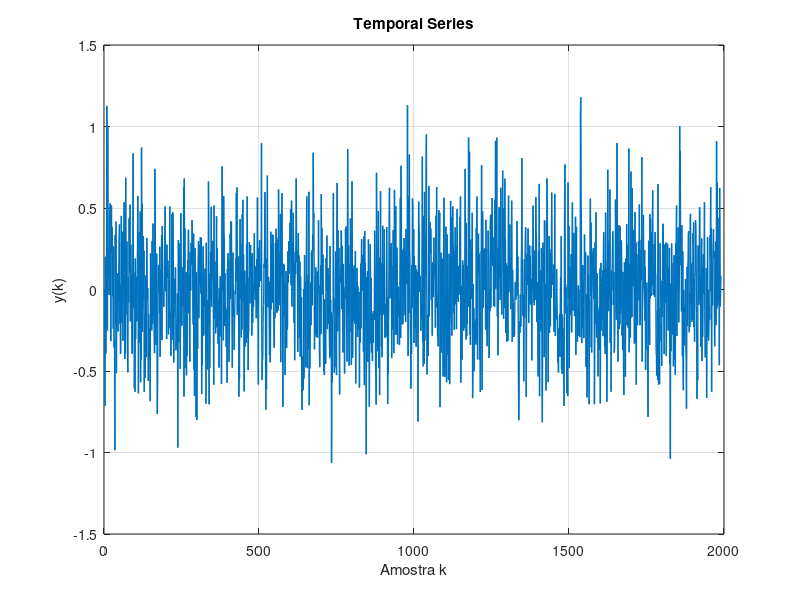
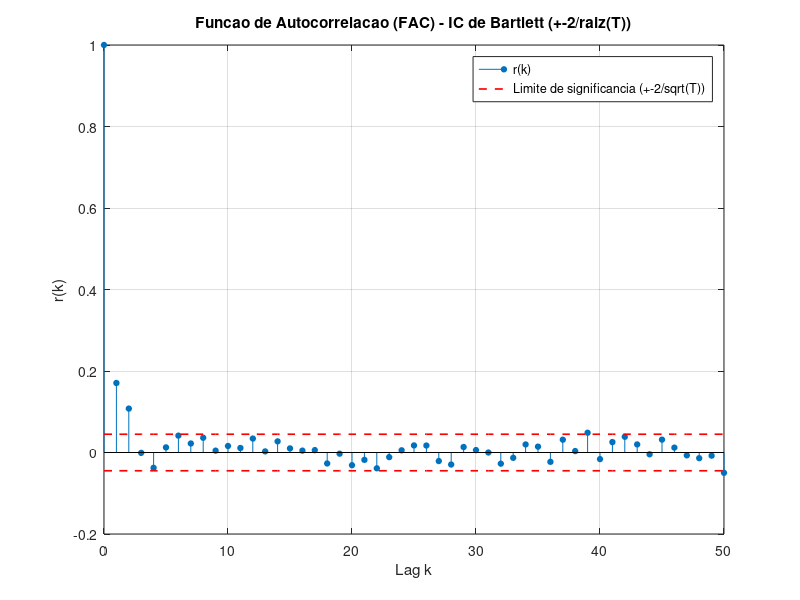

Recreate these plots in MATLAB, in order.
%% ========================================================================
%  Questao 2.1 - Funcao de Autocorrelacao (FAC) da serie temporal y(k)
%
%  Implementa EXATAMENTE a formula das notas de aula do professor
%  (nao usa xcorr()/autocorr(), que normalizam de forma diferente):
%
%      r(k) = [ (1/(n-k-1)) * sum_{t=k+1}^{n} (X_t - Xbar)(X_{t-k} - Xbar) ]
%             / [ sum_{t=k+1}^{n} (X_t - Xbar)^2 ]
%
%  Intervalo de confianca (Teorema de Bartlett, das notas): r(k) e
%  estatisticamente diferente de zero se |r(k)| > 2/sqrt(n).
%
%  Compativel com MATLAB e GNU Octave.
% ========================================================================
clear all; close all; clc;

% =========================================================================
% 1. DETECÇÃO DE AMBIENTE
% =========================================================================
isOctave = exist('OCTAVE_VERSION', 'builtin') ~= 0;
if isOctave
    disp('[Ambiente]: GNU Octave');
    % Carrega o pacote de sistemas de controle
    try pkg load control; catch; end; 
else
    disp('[Ambiente]: MATLAB');
end

%% --- 0) Gerar a serie temporal y(k) para o aluno (I = 5) -----------------
if isOctave
    disp('y gerado manualmente para I=5');
    y = [
    0; 0; -0.7143; 0.2012; 0.0733; -0.3928; -0.1715; 0.0650; 1.1267; 0.9928;
    -0.2525; 1.0007; 0.3126; 0.0780; 0.2547; -0.0341; -0.0257; 0.4662; 0.4905; 0.5283;
    0.2979; -0.3168; 0.2150; 0.5159; 0.2205; 0.3836; 0.2829; -0.0421; 0.1076; -0.2410;
    0.2640; -0.3524; -0.3556; -0.3150; -0.9863; 0.3352; 0.0706; -0.2093; 0.4171; -0.5135;
    -0.0559; -0.1162; 0.0856; 0.0997; -0.2578; -0.0286; -0.0722; 0.1894; 0.3598; 0.3994;
    -0.2092; 0.0302; -0.3949; -0.3896; -0.0674; 0.4519; -0.2027; 0.1273; -0.0721; 0.3546;
    -0.3137; 0.0026; 0.1541; 0.3636; 0.5350; 0.1049; -0.4255; -0.2703; -0.3911; 0.6862;
    -0.1521; 0.2671; -0.0443; 0.2944; -0.2154; -0.4453; -0.5087; 0.0738; -0.0826; -0.0653;
    0.4368; 0.1315; 0.1048; 0.5213; -0.1953; 0.2355; 0.2746; -0.0339; 0.0831; -0.3626;
    -0.3937; -0.0304; 0.1991; 0.8355; -0.1141; 0.1035; -0.0233; -0.6067; -0.2010; -0.6281;
    0.1895; -0.3037; 0.0139; -0.1911; 0.0778; -0.1948; 0.1406; 0.2349; 0.5742; 0.0117;
    -0.6368; -0.3284; 0.3531; -0.3256; 0.2949; 0.0470; 0.4787; -0.5691; -0.0875; -0.4286;
    0.8709; 0.3195; 0.5261; -0.2607; -0.1392; -0.1175; 0.3263; -0.0631; 0.2373; -0.6293;
    -0.1590; -0.3183; -0.5411; 0.0853; 0.0616; 0.0224; -0.4154; 0.3165; 0.1147; -0.0620;
    0.0087; -0.0861; -0.5615; -0.1522; -0.3156; -0.3514; -0.4219; -0.2343; -0.6848; 0.2208;
    0.1409; 0.0225; 0.0006; -0.2508; 0.2971; -0.0291; -0.2091; 0.4045; -0.0446; -0.1638; 
    -0.1122; -0.2903; -0.3907; 0.7404; 0.5715; 0.2038; -0.3391; -0.2940; -0.1078; 0.2199;
    -0.4064; -0.7628; -0.5616; -0.0015; 0.0862; 0.1513; -0.0203; 0.0661; -0.1453; 0.2625;
    -0.4140; 0.1200; -0.2840; -0.1263; 0.1432; 0.3345; -0.3104; 0.3899; 0.2271; 0.0272;
    -0.0439; -0.0714; -0.1059; -0.0081; 0.0084; 0.2615; 0.5096; 0.2160; -0.0107; 0.2110;
    0.0783; -0.3037; 0.2750; 0.1044; 0.0715; 0.1770; 0.1051; -0.2754; -0.0719; -0.0717;
    -0.1802; 0.5091; -0.2380; -0.1429; -0.2553; -0.4064; -0.1184; -0.1256; 0.4634; -0.0408;
    -0.3097; 0.4734; 0.4171; 0.0007; -0.4484; -0.1854; -0.0977; 0.0652; -0.0826; 0.1363;
    0.1321; -0.3732; -0.3283; -0.2921; -0.2117; -0.1420; -0.0244; -0.9698; -0.2431; 0.3039;
    -0.3231; 0.2832; 0.1176; 0.0215; 0.0677; -0.4867; -0.0709; 0.4677; 0.0731; 0.0516;
    -0.2221; -0.0285; 0.0558; 0.1385; -0.1003; -0.0756; 0.6257; -0.6566; 0.6811; 0.1311;
    0.3748; -0.4800; -0.2096; -0.1409; 0.1056; -0.5270; 0.1035; -0.4083; -0.0130; 0.1778;
    0.1203; 0.3662; 0.3628; -0.1451; 0.0910; -0.2992; -0.4418; 0.2283; -0.0066; -0.0028;
    0.2874; 0.2166; 0.1516; 0.4250; 0.3466; 0.1388; -0.1813; -0.2149; 0.3434; -0.4897;
    -0.0338; -0.6523; 0.2552; 0.2545; 0.0428; -0.0011; -0.7835; 0.1054; -0.7350; -0.7999;
    -0.1037; -0.3636; 0.0868; 0.1985; 0.2969; -0.1756; 0.1443; 0.0345; 0.2743; 0.1993;
    0.3222; 0.0038; -0.0247; 0.3165; -0.6416; -0.2026; -0.4648; -0.1810; 0.1560; 0.2647;
    -0.2841; -0.1597; 0.0084; -0.1021; 0.0858; 0.1282; -0.2755; -0.0749; -0.7001; 0.2872;
    -0.2169; -0.3832; -0.1331; -0.4906; -0.0645; -0.2165; 0.6627; 0.4119; -0.7042; 0.0966;
    -0.4794; -0.1222; 0.0078; 0.2291; -0.0629; 0.5075; -0.1055; 0.1268; 0.2159; 0.0570;
    0.2987; 0.1359; -0.2145; -0.5833; 0.5151; -0.1785; 0.0492; 0.1711; 0.0563; -0.2691;
    -0.1711; -0.0745; 0.4488; -0.2323; 0.2548; 0.1076; -0.0462; -0.3317; -0.1261; -0.0621;
    -0.4793; 0.0087; -0.2911; -0.0583; 0.0811; -0.2819; -0.1139; 0.0805; -0.5801; 0.2750;
    0.7555; 0.3973; -0.0098; 0.1611; -0.3122; 0.5734; 0.3340; 0.3206; -0.2226; 0.1003;
    -0.1814; -0.1099; -0.2033; -0.3520; -0.3361; -0.1235; -0.5720; 0.1267; -0.0627; 0.2233;
    0.1034; 0.1815; -0.4440; -0.3549; -0.2064; -0.0096; 0.3422; -0.0581; 0.4159; 0.1881;
    0.4178; 0.0945; -0.1704; -0.4792; -0.0101; 0.2259; -0.0706; -0.1630; -0.1186; -0.3695;
    -0.2008; -0.1019; -0.0091; -0.0279; 0.1899; 0.0517; 0.5915; 0.1613; 0.6262; -0.1553;
    0.1927; -0.0734; 0.1953; 0.2025; -0.6580; -0.4720; -0.5468; 0.0409; 0.4326; -0.0574;
    0.2800; 0.1967; -0.2942; 0.1094; -0.2464; 0.4621; 0.0195; 0.5501; -0.0781; 0.2153; 
    -0.0035; -0.6254; -0.3734; 0.1147; -0.0308; -0.3492; -0.2351; 0.0321; -0.3265; 0.2778;
    -0.1966; 0.5709; -0.2975; 0.0713; -0.4937; -0.2734; -0.2479; 0.0839; 0.2898; 0.1296; 
    -0.0857; 0.2580; 0.2727; 0.0825; 0.2071; 0.1567; -0.2826; 0.2224; -0.2044; -0.1966; 
    0.0227; -0.1081; -0.0510; 0.1760; 0.3452; -0.0163; 0.1250; -0.0639; 0.0745; 0.1423; 
    -0.1759; 0.0788; 0.1862; 0.0531; 0.5647; -0.1324; -0.2087; -0.5831; 0.2157; 0.2569;
    0.0148; 0.3027; 0.0894; 0.1211; 0.0538; 0.1526; 0.0510; 0.8967; -0.2759; -0.5542;
    -0.4345; -0.4261; -0.2087; -0.1026; -0.0933; 0.1550; 0.1324; 0.2611; 0.5973; 0.4639;
    -0.3196; -0.7375; 0.1902; -0.6106; -0.0273; -0.0322; 0.6993; 0.0459; -0.1092; 0.0667;
    0.0771; 0.0343; -0.1839; -0.4027; 0.0476; -0.4467; -0.3679; 0.3544; -0.1216; -0.0329; 
    0.2732; -0.0698; 0.3367; -0.0801; 0.3347; 0.2271; -0.0223; -0.2608; -0.3574; -0.1385;
    -0.1762; -0.1561; 0.2837; -0.0762; 0.3730; -0.1359; 0.3188; -0.1423; 0.0629; 0.3038;
    -0.0963; -0.1280; 0.6143; 0.3536; -0.0603; 0.2228; -0.0956; 0.2285; 0.4642; -0.4457;
    0.3117; 0.4625; 0.0820; 0.5913; 0.1137; -0.3404; -0.7201; -0.2001; 0.1576; 0.1028;
    0.1516; -0.1605; 0.0396; -0.5249; -0.2902; -0.3229; 0.1127; -0.0147; -0.3594; -0.0399;
    -0.2461; -0.2381; 0.2331; 0.0433; 0.1458; 0.2970; 0.0964; 0.2036; 0.2428; 0.4080;
    0.2075; 0.4945; 0.0704; 0.0249; 0.5452; -0.1050; 0.0249; 0.2864; 0.0777; 0.4711;
    0.3793; 0.1615; -0.2045; 0.1695; -0.4339; 0.0452; 0.2312; 0.0935; 0.3029; 0.6813;
    0.3805; 0.1679; 0.2451; 0.1702; -0.3824; -0.1586; 0.3459; 0.0102; 0.2083; -0.2968;
    0.0046; 0.1705; -0.4132; 0.0800; -0.0771; -0.2995; -0.0470; -0.6243; -0.7385; -0.4876;
    -0.4112; -0.4446; -0.6175; -0.0002; -0.5453; -0.0197; 0.2106; 0.0190; 0.0454; -0.1138;
    -0.4772; -0.0692; 0.2651; 0.5716; -0.0612; -0.4826; 0.0003; 0.0868; -0.0631; -0.3638;
    0.5996; -0.7104; -0.1923; -0.4845; -0.2624; 0.0420; 0.0304; -0.2189; 0.2258; 0.2048;
    0.2403; -0.0969; 0.3379; 0.2363; 0.8395; 0.4360; 0.4654; 0.0924; -0.3672; -0.1479; 
    -0.2789; -0.2161; 0.1353; -0.1769; -0.2917; -0.1704; -0.0874; 0.1093; -0.2961; 0.0780;
    0.0127; 0.4253; -0.0240; -0.0166; -0.3737; -0.4765; 0.0256; -0.1081; 0.1502; -0.2745;
    0.5861; 0.0790; 0.3781; -0.0287; -0.0291; 0.2134; 0.1951; -0.3205; -0.5037; -0.4189; 
    -0.5232; -0.0614; -0.1711; -0.1376; -0.4555; 0.1918; 0.1278; -0.0028; 0.3312; -0.2434;
    0.1289; 0.1068; 0.1297; -0.2105; 0.0910; -0.1678; -0.2942; -0.4211; 0.2665; -0.2689; 
    -0.0638; -0.4065; -0.1389; -1.0630; -0.4593; -0.5679; -0.4082; -0.1461; -0.1447; 0.5907; 
    -0.1314; -0.0528; -0.5103; -0.2055; -0.4777; -0.0519; 0.2327; 0.1477; -0.1913; -0.5249; 
    0.3965; 0.6529; 0.1298; -0.2565; 0.3618; -0.1683; -0.1413; 0.2549; -0.4220; -0.6440; 
    0.0405; 0.0878; 0.0416; 0.1671; 0.3617; 0.3542; -0.1203; 0.2677; 0.0735; -0.1347; 
    -0.3859; 0.1570; -0.1219; 0.0130; -0.2576; -0.5152; -0.0144; -0.0554; 0.3727; 0.2871;
    0.3866; -0.1790; -0.2882; -0.4421; 0.0941; 0.8619; 0.3225; -0.1547; 0.2706; -0.3401;
    -0.4664; 0.1576; -0.2613; 0.0843; 0.4358; 0.1760; 0.3406; -0.4620; 0.1857; 0.6640; 
    0.2499; -0.4180; -0.0894; -0.1949; 0.0957; 0.1269; 0.1473; -0.0919; -0.1889; -0.2115;
    0.2362; -0.5765; -0.1075; 0.0363; -0.2100; 0.1323; -0.0233; -0.2902; 0.0205; -0.1021; 
    -0.1385; -0.2456; -0.0144; -0.6016; -0.1871; -0.2307; -0.3239; 0.1586; -0.2379; 0.1577; 
    0.3085; -0.0082; 0.1076; 0.2124; 0.0028; 0.1855; -0.3805; 0.3255; -0.3057; -0.5872;
    0.3587; -0.0231; 0.1636; -0.1001; -0.3218; -1.0106; 0.0755; -0.1505; -0.0724; 0.1110; 
    -0.4426; -0.2675; 0.3066; 0.2019; -0.3646; -0.7197; -0.2769; -0.0080; 0.2787; 0.0570; 
    -0.3306; 0.0676; -0.3860; -0.3380; -0.2663; -0.4379; -0.1472; -0.3285; -0.1330; -0.1814; 
    -0.1566; -0.1870; 0.3609; 0.2166; 0.0644; -0.4430; -0.5541; -0.7063; 0.7163; 0.3320; 
    0.1622; -0.2697; -0.3787; 0.1173; 0.4814; -0.4795; -0.1580; -0.0744; -0.6479; 0.1963; 
    -0.1547; 0.6023; -0.0737; 0.1622; -0.3500; -0.2218; -0.4151; 0.0678; 0.3908; -0.1441; 
    0.1496; -0.1541; 0.0269; 0.3707; 0.0769; -0.2955; -0.2955; -0.1030; -0.0906; -0.2897; 
    0.0221; 0.3834; -0.0396; -0.0431; -0.7031; -0.3181; -0.5193; -0.1953; 0.1121; 0.4799;
    0.6242; 0.0574; -0.0539; 0.2570; 0.1771; 0.2768; 0.2856; -0.4211; 0.1478; -0.0422; 
    -0.2348; -0.2456; 0.3650; -0.2359; -0.3904; 0.0131; 0.6111; 0.0701; 0.1452; -0.2775; 
    0.5114; 0.0722; 0.2089; -0.2754; 0.2565; 0.1303; -0.3354; -0.0123; -0.1661; 0.0171; 
    -0.0886; -0.0678; -0.3393; -0.1407; 0.2057; 0.5629; -0.2970; 0.7596; 0.5388; 0.1578; 
    -0.0436; -0.2148; 0.2390; -0.2101; -0.1511; 0.2503; 0.1528; 0.3155; 0.2014; -0.0856; 
    -0.1576; 0.2304; -0.1997; 0.3706; 0.2738; 0.1431; 0.0336; 0.1285; 1.1303; 0.0860; 
    -0.4083; 0.5705; 0.2227; -0.1446; 0.8281; 0.2474; 0.1730; -0.2122; -0.3464; -0.6080; 
    -0.2176; -0.3953; 0.1508; -0.1117; 0.5583; 0.5261; 0.1417; -0.0402; 0.3698; -0.3283; 
    0.2049; -0.2130; -0.1342; -0.2401; 0.1491; -0.2472; -0.3511; 0.1233; -0.1450; 0.1081; 
    -0.1101; 0.0814; -0.8101; 0.0717; 0.5393; 0.3874; 0.3627; -0.0137; 0.0800; 0.0843; 
    0.0443; -0.2526; -0.1337; -0.0855; -0.1695; 0.2420; 0.8156; -0.3208; 0.0629; -0.4712;
    0.3690; 0.4513; -0.4560; 0.5991; -0.3135; 0.0803; 0.3346; 0.0854; 0.7568; 0.9518; 
    0.1894; -0.5207; -0.1549; -0.3184; -0.2840; -0.4062; -0.0348; 0.6356; -0.1651; -0.0628; 
    0.3516; 0.4145; 0.2184; 0.3739; 0.3273; -0.0631; 0.1511; -0.0837; -0.2829; 0.1669;
    0.0192; -0.0461; 0.0889; 0.3182; 0.1620; 0.0989; 0.1092; 0.0337; -0.2343; 0.2276; 
    0.4527; -0.1085; 0.6289; -0.0001; -0.0352; -0.2874; -0.2816; -0.3487; 0.0583; 0.4876;
    0.2194; 0.3246; 0.4714; -0.7216; -0.0937; 0.0542; 0.2260; -0.3864; -0.3417; 0.1901;
    -0.0406; 0.1835; -0.2881; -0.5332; 0.1682; 0.3586; 0.5632; -0.4043; -0.4256; -0.5356; 
    -0.0951; -0.2399; 0.3852; -0.4376; -0.5691; -0.0212; 0.3372; -0.2216; -0.3999; -0.1020; 
    -0.5543; -0.0567; 0.2193; 0.0870; -0.5804; -0.2220; -0.1564; 0.5431; 0.3332; 0.0515; 
    0.4414; -0.2828; -0.1090; 0.4169; 0.5095; 0.3097; 0.2201; -0.1427; 0.2360; -0.2478; 
    0.1726; 0.0899; 0.3808; -0.0906; 0.2175; 0.2665; -0.2429; 0.0429; 0.4932; 0.0877; 
    -0.0559; 0.1447; -0.0763; 0.1422; -0.0335; 0.0003; 0.1435; 0.4452; 0.1970; 0.5706; 
    -0.5712; -0.1611; 0.0204; -0.2728; -0.4294; 0.1340; 0.1785; 0.1183; 0.1487; -0.2525; 
    -0.1727; -0.0678; -0.2358; 0.0768; 0.7399; -0.0734; 0.2467; -0.3073; 0.4093; -0.2860; 
    0.0647; -0.2082; 0.1454; 0.0042; -0.0038; 0.9325; -0.1062; 0.0367; 0.8450; -0.2757; 
    0.2036; -0.3384; 0.3057; 0.1116; 0.2378; -0.0570; 0.0877; 0.4706; -0.6665; -0.5518; 
    0.0318; -0.2407; -0.1157; -0.5010; -0.3439; -0.1956; -0.2720; -0.3142; -0.1830; -0.3373; 
    0.3784; -0.2972; 0.5704; -0.0812; -0.4292; -0.2440; 0.2425; 0.3419; 0.1010; 0.1238; 
    0.2193; -0.4312; -0.2125; -0.6287; -0.2191; 0.2364; 0.2359; 0.7628; 0.1447; -0.6166; 
    0.4822; 0.4126; -0.1108; 0.0868; 0.2478; 0.1522; 0.2520; -0.0003; 0.0045; 0.0283; 
    -0.2466; 0.4272; 0.0283; 0.2484; -0.2436; -0.3478; -0.0798; -0.1111; 0.3614; 0.2204; 
    0.2171; -0.4205; -0.3336; 0.0025; -0.1320; 0.3949; 0.4548; -0.1119; 0.2959; 0.4634; 
    0.1676; 0.5610; 0.4032; 0.1454; 0.3187; 0.1030; -0.0996; 0.1103; 0.0158; -0.1064; 
    0.5505; 0.1179; 0.9119; 0.0054; 0.2398; 0.5248; 0.9315; 0.2241; -0.1654; 0.2525; 
    -0.4032; -0.1101; 0.0481; 0.4685; 0.5045; 0.0730; 0.3331; -0.0634; 0.2249; 0.6239; 
    0.1270; -0.0407; -0.1537; 0.2085; 0.4335; 0.7294; 0.1189; 0.1121; -0.1809; 0.4991; 
    0.0140; -0.1150; 0.6802; 0.3165; 0.3035; -0.2665; 0.1308; 0.1598; -0.3207; -0.0928; 
    -0.1587; 0.1449; -0.3145; 0.3226; 0.5757; -0.0170; 0.0339; 0.1625; 0.3990; 0.2158; 
    0.1737; -0.1209; -0.0737; 0.1785; 0.5451; 0.2462; -0.3204; 0.1213; -0.0384; -0.0729; 
    -0.0792; -0.2910; -0.1358; -0.2810; -0.1526; 0.0031; 0.0453; -0.0635; -0.0516; 0.0013;
    0.1416; 0.4195; 0.2475; -0.0379; 0.2018; -0.0600; -0.5557; -0.8018; -0.6591; -0.1944; 
    -0.2593; -0.2666; -0.0311; -0.2293; -0.2244; 0.1551; 0.2479; 0.8056; 0.1927; 0.0914; 
    -0.1596; -0.0716; -0.0338; -0.5634; -0.1400; 0.1855; -0.1713; 0.1515; 0.3173; 0.3824; 
    0.3051; -0.6586; -0.2240; 0.2188; 0.1318; 0.0293; 0.1499; 0.3743; 0.0960; -0.2053; 
    -0.0711; -0.0865; 0.2702; 0.1516; 0.2063; 0.0775; -0.0931; 0.0152; 0.0638; -0.4347; 
    0.0173; 0.2661; -0.0071; 0.5143; 0.2282; -0.0758; -0.0411; -0.0962; 0.0639; 0.2386; 
    -0.0642; 0.1545; 0.5662; 0.3615; 0.3349; -0.2001; -0.1666; 0.0467; -0.0383; -0.5146; 
    -0.5329; 0.2369; -0.2516; 0.6479; -0.6546; 0.1196; -0.0315; -0.2343; 0.1023; -0.2564; 
    0.2531; 0.0294; -0.4986; -0.8147; -0.2045; 0.2876; 0.0724; 0.0436; 0.2267; -0.4151; 
    0.4243; -0.2679; 0.0134; -0.1315; 0.0350; -0.6202; 0.4222; 0.1735; 0.6811; 0.5277; 
    0.1018; -0.2516; -0.5683; -0.0682; 0.0246; 0.3286; -0.2662; 0.2466; 0.0295; -0.2253; 
    0.2243; 0.0914; -0.0503; 0.5947; 0.2488; 0.0297; 0.1073; 0.0402; 0.0661; 0.1527; 
    -0.1712; -0.2590; 0.0767; 0.5865; -0.0333; -0.2845; -0.1061; -0.1826; -0.1289; 0.1253; 
    -0.0372; -0.1833; -0.1611; -0.4466; -0.3272; -0.5093; -0.2359; -0.4007; -0.2794; -0.1500; 
    -0.4132; -0.0575; 0.0743; -0.3010; 0.3271; -0.4889; -0.1510; -0.5172; -0.1708; -0.4702; 
    -0.2402; -0.2896; -0.4197; -0.7142; 0.0793; 0.5928; 0.7676; -0.0394; 0.0327; -0.1466; 
    0.0115; -0.2992; -0.6361; -0.0951; -0.4393; -0.6519; 0.6563; -0.0516; 0.1663; 0.3903; 
    -0.4827; 0.1084; 0.1373; 0.0472; 0.0638; -0.1574; 0.2172; -0.2576; -0.2631; 0.1859; 
    0.5344; -0.0564; -0.1297; 0.1123; 0.3417; 0.3478; 0.1430; -0.1631; 0.1924; -0.0167; 
    0.4466; -0.4018; 0.0343; 0.3845; -0.1158; -0.1835; -0.3213; -0.1325; -0.0981; 0.0246; 
    -0.2834; -0.0006; -0.2099; -0.1376; -0.2928; -0.1278; 1.0966; 1.1787; 0.5537; 0.3829; 
    -0.3290; -0.1922; -0.2370; 0.1328; 0.1502; 0.0582; -0.0918; -0.2981; -0.0342; 0.3369;
    0.1666; 0.0964; 0.2287; 0.2140; -0.4745; -0.0272; -0.1691; -0.6619; -0.4976; -0.1950; 
    0.2083; -0.0647; 0.0904; -0.2792; -0.7041; -0.0593; -0.3537; 0.3315; 0.5583; -0.0396; 
    0.4105; 0.3400; -0.3861; -0.0265; 0.0542; 0.1690; 0.2345; 0.2480; 0.2550; -0.0568; 
    0.1312; -0.7031; -0.4310; 0.2901; -0.2087; 0.1021; 0.4732; -0.2270; -0.2945; -0.2004; 
    0.0998; -0.0681; -0.3094; -0.5329; -0.1910; -0.1246; -0.1944; -0.1106; -0.3704; 0.1293; 
    -0.6994; -0.0156; 0.1634; -0.2531; -0.0325; 0.0721; -0.1893; -0.0184; 0.1159; -0.2860; 
    0.2432; 0.3514; 0.1529; 0.0435; -0.3537; 0.1240; -0.3957; 0.4718; 0.1873; 0.1339; 
    -0.0986; -0.6891; -0.4536; 0.0242; 0.7351; 0.3092; 0.1779; -0.1330; 0.0372; 0.2992; 
    -0.0479; 0.6134; -0.3277; -0.1109; -0.0164; -0.6269; 0.1150; -0.0057; 0.0326; 0.2542; 
    0.3576; 0.3064; -0.0938; -0.0037; 0.1052; -0.3872; -0.3593; -0.1968; -0.0191; 0.5513; 
    0.3060; -0.0726; -0.1858; 0.4616; 0.8982; 0.1735; -0.0742; -0.4426; 0.2591; 0.0880; 
    0.3946; -0.2420; 0.0782; -0.2151; 0.3869; -0.1500; -0.0168; -0.1217; 0.3010; 0.1575; 
    -0.2817; -0.2177; -0.3712; 0.1083; 0.0911; -0.5008; -0.6470; -0.1109; 0.1663; 0.0626; 
    -0.4708; -0.5336; 0.1894; -0.0626; -0.1158; 0.4005; -0.2195; 0.0476; 0.1222; 0.2747; 
    -0.2346; 0.1078; 0.8643; -0.3848; 0.1564; -0.0827; -0.2594; -0.2945; 0.1107; 0.7237; 
    -0.1713; 0.2022; -0.1680; 0.6217; 0.2232; 0.0202; 0.2129; 0.0209; 0.3664; -0.0207; 
    -0.3323; 0.0433; 0.4758; -0.3279; -0.0777; 0.2881; -0.5836; 0.1586; 0.2151; 0.0996; 
    -0.2193; -0.0175; 0.0131; 0.2959; 0.2403; -0.0670; 0.5216; 0.0316; -0.2191; -0.1584; 
    0.2411; 0.0753; 0.3047; 0.0574; 0.8125; -0.4417; -0.1215; -0.0682; 0.0133; 0.4573; 
    0.1160; 0.0058; 0.0300; 0.2410; -0.1919; 0.1394; -0.4938; -0.0650; -0.3372; -0.2445; 
    0.0424; -0.3678; -0.3467; -0.5385; -0.7817; -0.1620; 0.2994; -0.0384; -0.0579; -0.3394; 
    0.4629; -0.0552; 0.4345; 0.1542; -0.0388; 0.3486; 0.3429; 0.0223; 0.4349; 0.6083; 
    0.0691; -0.0334; 0.1292; 0.1219; 0.2762; -0.0451; 0.2400; 0.3526; 0.1074; 0.0827; 
    -0.3812; -0.4035; -0.5279; -0.4732; -0.1316; -0.5554; 0.6460; 0.2614; -0.5846; -0.4061; 
    -0.1135; -0.5801; -0.2110; 0.2852; -0.0374; -0.0060; -0.3198; -0.2081; -0.4695; 0.0543; 
    -0.1689; 0.2345; 0.4034; 0.3966; 0.0555; -0.1274; -0.3961; -0.0106; 0.2759; -0.0809; 
    -0.0445; 0.1850; 0.2887; -0.4069; 0.0418; 0.0390; -0.0411; 0.2808; -0.0898; -0.2515; 
    0.0561; 0.1342; -0.0516; 0.2555; -0.4579; -0.3687; -1.0389; 0.0364; -0.3790; -0.1155;
    0.2823; 0.0367; -0.1168; -0.2775; -0.1116; 0.1610; -0.4708; -0.0580; 0.2102; -0.4321; 
    -0.1886; -0.1850; -0.5231; 0.2833; 0.0488; 0.3411; 0.5152; -0.2854; 0.2091; -0.0021; 
    0.3028; 0.3804; 0.3177; -0.2014; -0.0390; 0.0662; 1.0028; 0.4926; 0.8500; 0.2489; 
    0.1485; 0.2253; -0.1345; 0.3942; -0.0194; -0.4100; 0.2331; -0.5000; -0.6177; -0.0039; 
    -0.3423; -0.3225; -0.1063; -0.1867; -0.0962; 0.0640; -0.3695; -0.4198; -0.7305; -0.2244; 
    0.1389; -0.2231; 0.1455; 0.1705; 0.3401; 0.3582; -0.1593; -0.2630; -0.0216; -0.2299; 
    0.4350; 0.4645; 0.1055; -0.0935; 0.1592; -0.1978; -0.0487; -0.1858; 0.0116; 0.3456; 
    0.2701; 0.4117; -0.2301; 0.0613; -0.3202; 0.0938; 0.0910; 0.4253; 0.3962; 0.2745; 
    -0.1059; -0.1428; -0.6701; -0.2183; -0.5570; 0.2238; 0.2705; 0.0857; -0.0931; 0.0416; 
    0.5055; 0.4800; -0.0601; 0.0792; -0.3504; 0.0970; 0.2200; 0.3131; -0.4382; 0.1366; 
    -0.2888; -0.1389; 0.2160; 0.1066; -0.0267; 0.1963; 0.5347; -0.1306; -0.4044; -0.4167; 
    -0.3672; -0.2768; 0.1302; -0.6650; 0.0168; -0.2888; 0.3200; -0.2578; -0.0021; -0.3139; 
    -0.2471; -0.1279; -0.1016; -0.1846; 0.3316; 0.1948; 0.6282; -0.0119; 0.3780; -0.6268; 
    0.1644; 0.0921; -0.0982; 0.2162; 0.2926; 0.3705; 0.1893; 0.2337; -0.1772; -0.3485; 
    -0.1313; 0.0226; 0.2942; -0.2191; -0.1571; 0.9103; -0.1163; 0.6563; 0.3618; -0.0965; 
    -0.0192; -0.0764; 0.1408; 0.4408; -0.4644; 0.6229; 0.2773; -0.1043; -0.0318; 0.0846
];
else
    I = 5;  % numero do aluno
    [y] = estocastico(I);
end
y = y(:);
T = numel(y);
 
figure('Name', 'Serie Temporal y(k)');
plot(y, 'LineWidth', 1);
grid on;
xlabel('Amostra k');
ylabel('y(k)');
title('Temporal Series');
 
%% --- 1) Funcao de autocorrelacao r(k), k = 0...Kmax (Def. 5.4.4) ---------
Kmax = 50;
Zbar = mean(y);
denominador = sum( (y - Zbar).^2 );   % soma com TODOS os T pontos (fixo p/ todo k)
 
r = zeros(Kmax+1, 1);
for k = 0:Kmax
    idx = 1:(T-k);                      % t = 1, ..., T-k
    numerador = sum( (y(idx)-Zbar) .* (y(idx+k)-Zbar) );
    r(k+1) = numerador / denominador;
end
 
%% --- 2) Limite de significancia (Bartlett): +-2/sqrt(T) ------------------
limite = 2/sqrt(T);
 
%% --- 3) Grafico da FAC ----------------------------------------------------
figure('Name', 'Questao 2.1 - Funcao de Autocorrelacao r(k)');
lags = 0:Kmax;
stem(lags, r, 'filled', 'MarkerSize', 4);
hold on;
plot(lags, limite*ones(size(lags)), 'r--', 'LineWidth', 1.2);
plot(lags, -limite*ones(size(lags)), 'r--', 'LineWidth', 1.2);
hold off;
grid on;
xlabel('Lag k');
ylabel('r(k)');
title('Funcao de Autocorrelacao (FAC) - IC de Bartlett (+-2/raiz(T))', 'Interpreter', 'none');
legend('r(k)', 'Limite de significancia (+-2/sqrt(T))', 'Location', 'best');
 
drawnow;
quadro = getframe(gcf);
imwrite(quadro.cdata, 'fac_2_1.png');
fprintf('Figura salva: fac_2_1.png\n');
 
%% --- 4) Resumo: quais lags sao estatisticamente diferentes de zero -------
fprintf('T = %d amostras | limite de Bartlett = +-%.4f\n\n', T, limite);
fprintf('Lags com |r(k)| > limite (estatisticamente significativos):\n');
significativos = find(abs(r) > limite) - 1;
if isempty(significativos)
    fprintf('  (nenhum)\n');
else
    disp(significativos');
end
 
%% --- 5) Salvar para uso nas questoes seguintes (2.2, 2.3) ------------------
save('resultado_questao2_1.mat', 'y', 'T', 'r', 'limite', 'Kmax');
